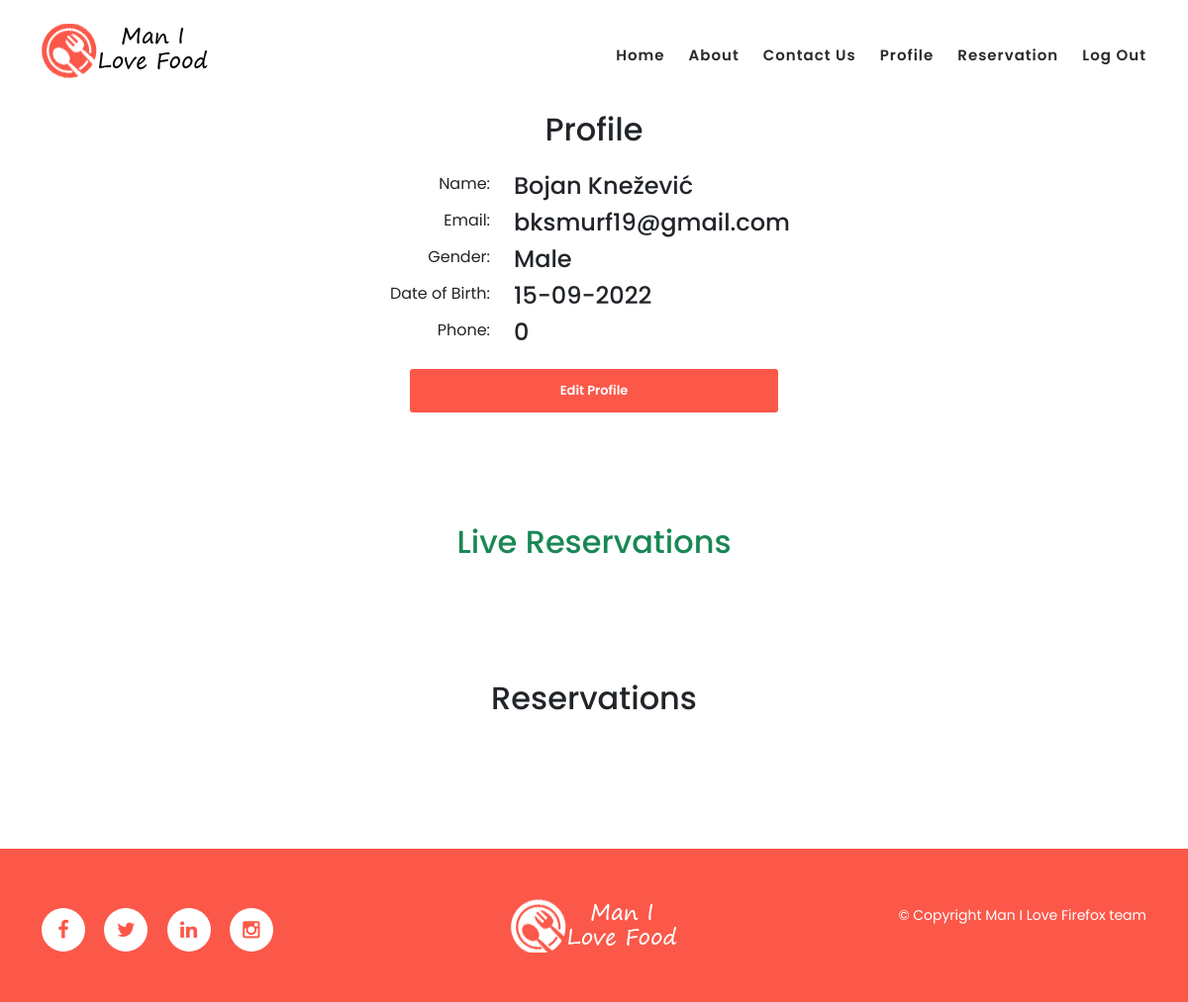
The app's page /profile.php (signed in), older data.
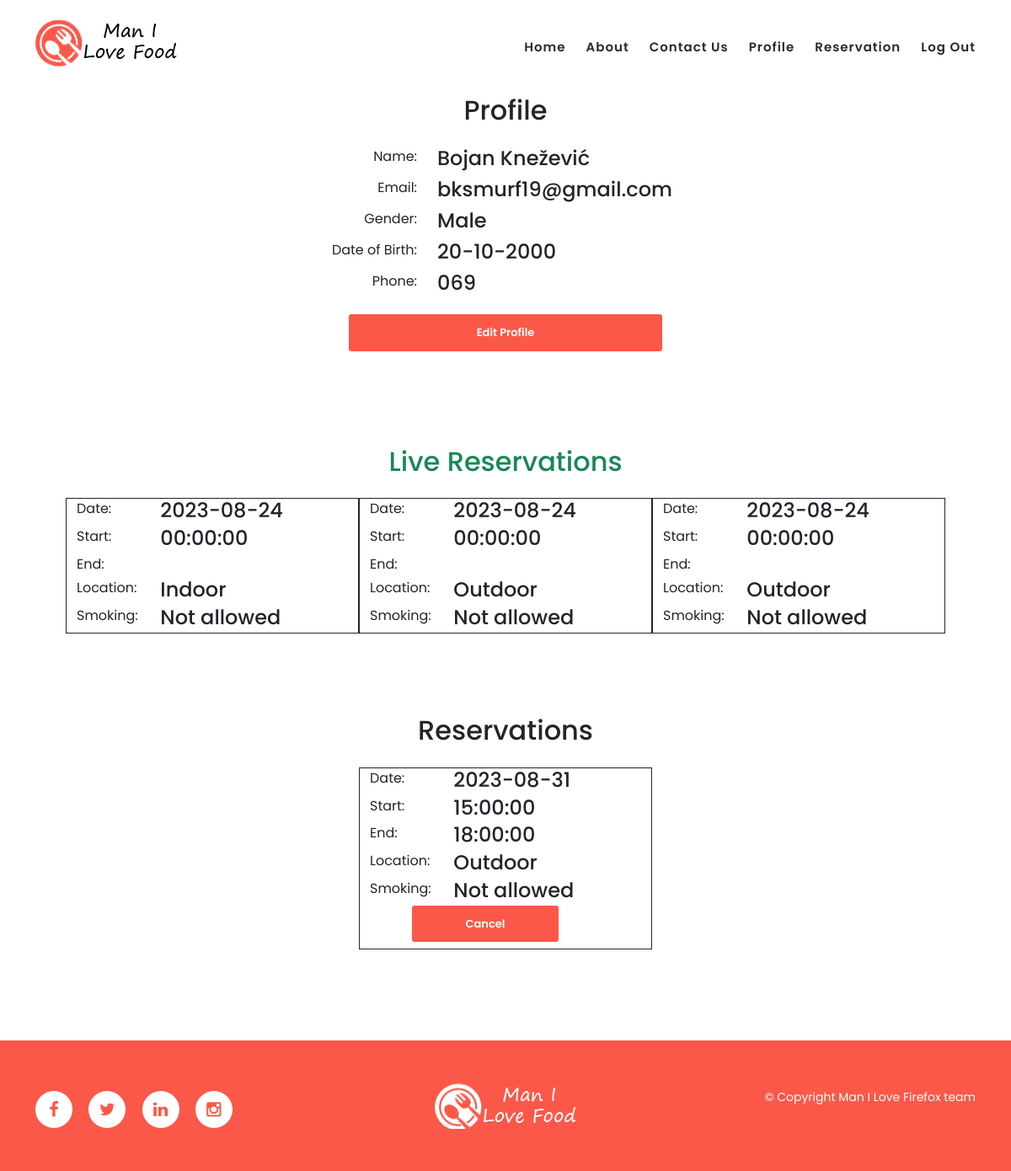
The same page, newer data.
### tables this page shows
CREATE TABLE `accounts` (
  `id` int(11) NOT NULL,
  `first_name` varchar(50) NOT NULL,
  `last_name` varchar(50) NOT NULL,
  `email` varchar(100) NOT NULL,
  `gender` enum('Male','Female','Other') NOT NULL,
  `date_of_birth` date DEFAULT NULL,
  `phone` varchar(20) DEFAULT NULL,
  `password` varchar(255) NOT NULL,
  `created_at` timestamp NOT NULL DEFAULT current_timestamp()
);

CREATE TABLE `reservations` (
  `reservation_id` int(11) NOT NULL,
  `account_id` int(11) NOT NULL,
  `table_id` int(11) DEFAULT NULL,
  `status` enum('arriving','seated','ordered','served','paid','cancelled') NOT NULL,
  `reservation_date` date NOT NULL,
  `reservation_time` time NOT NULL,
  `reservation_end` time DEFAULT NULL,
  `reservation_code` varchar(20) DEFAULT NULL
);

CREATE TABLE `tables` (
  `table_id` int(11) NOT NULL,
  `num_seats` int(11) NOT NULL,
  `location` enum('Indoor','Outdoor','Balcony') NOT NULL DEFAULT 'Indoor',
  `smoking` tinyint(1) NOT NULL DEFAULT 0
);

### functions.php (called while the page is built, shortened)
<?php
function reverseFormatDate($inputDate): false|string
{
    $dateObj = DateTime::createFromFormat('Y-m-d', $inputDate);
    if($dateObj) {
        return $dateObj->format('d-m-Y');
    }
    else{
        return false;
    }
}
function getReservationTime($time): false|string
{
    return match ($time) {
        'Breakfast' => '07:00',
        'Lunch' => '12:00',
        'Dinner' => '18:00',
        default => false,
    };
}

### profile.php (the view, shortened to what the changed rows need)
<?php
require "template/header.php";
require "functions.php";
if (!$_SESSION['logged_in']) {
    header("location: login.php");
    exit();
}
else{
    $email = $_SESSION['email'];
    $conn = connect();
    $stmt = $conn->prepare("SELECT id, first_name, last_name, gender, date_of_birth, phone FROM accounts WHERE email=?");
    $stmt->execute([$email]);
    $result = $stmt->fetch();
    $fname = $result['first_name'];
    $lname = $result['last_name'];
    $gender = $result['gender'];
    $rawDate = $result['date_of_birth'];
    $phone = $result['phone'];
    $id = $result['id'];
    $dob = reverseFormatDate($rawDate);
}
?>
<section id="profileData" class="my-3 py-5">
    <div class="container mt-5">
        <div class="row justify-content-center">
            <div class="col-lg-12 text-center mb-4">
                <h2>Profile</h2>
            </div>
            <div class="row mb-2">
                <div class="col-md-7">
                    <h4><?php echo $fname . ' ' . $lname; ?></h4>
                </div>
            </div>
            <div class="row mb-2">
                <div class="col-md-7">
                    <h4><?php echo $gender; ?></h4>
                </div>
            </div>
            <div class="row mb-2">
                <div class="col-md-7">
                    <h4><?php echo $dob; ?></h4>
                </div>
            </div>
            <div class="row mb-2">
                <div class="col-md-7">
                    <h4><?php echo $phone; ?></h4>
                </div>
            </div>
        </div>
    </div>
</section>
<section id="profileReservations">
    <div class="container">
        <div class="row d-flex justify-content-center p-5">
            <div class="col-lg-12 text-center mb-4">
                <h2 class="text-success">Live Reservations</h2>
            </div>
            <?php
            $stmt = $conn->prepare("SELECT * FROM reservations WHERE account_id = $id");
            $stmt->execute();
            $reservations = $stmt->fetchAll(PDO::FETCH_ASSOC);
            foreach ($reservations as $reservation) {
                $status = $reservation['status'];
                $reservationDate = $reservation['reservation_date'];
                $reservationTime = $reservation['reservation_time'];
                $reservationEnd = $reservation['reservation_end'];
                $tableId = $reservation['table_id'];
                $stmt = $conn->prepare("SELECT location, smoking FROM tables WHERE table_id =?");
                $stmt->execute([$tableId]);
                $result = $stmt->fetch();
                $location = $result['location'];
                $smoking = ($result['smoking']) ? 'Allowed' : 'Not allowed';
                $currentDateTime = new DateTime();
                $reservationDateTime = new DateTime($reservationDate . ' ' . getReservationTime($reservationTime));
                $fourHoursBefore = clone $reservationDateTime;
                $fourHoursBefore->modify('-4 hours');
                if($status != 'paid' && $status !='cancelled' && $currentDateTime > $fourHoursBefore && $currentDateTime->format('Y-m-d') == $reservationDate) {
                    echo '<div class="col-sm-4 border border-dark">
                            <div class="row text-center">
                                <div class="row">
                                    <div class="row mb-1">
                                        <div class="col-md-4 text-sm-start">
                                            <label class="font-weight-bold">Date:</label>
                                        </div>
                                        <div class="col-md-8 text-md-start">
                                            <h4>' . $reservationDate . '</h4>
                                        </div>
                                    </div>
                                    <div class="row mb-1">
                                        <div class="col-md-4 text-sm-start">
                                            <label class="font-weight-bold">Start:</label>
                                        </div>
                                        <div class="col-md-8 text-md-start">
                                            <h4>' . $reservationTime . '</h4>
                                        </div>
                                    </div>
                                    <div class="row mb-1">
                                        <div class="col-md-4 text-sm-start">
                                            <label class="font-weight-bold">End:</label>
                                        </div>
                                        <div class="col-md-8 text-md-start">
                                            <h4>' . $reservationEnd . '</h4>
                                        </div>
                                    </div>
                                    <div class="row mb-1">
                                        <div class="col-md-4 text-sm-start">
                                            <label class="font-weight-bold">Location:</label>
                                        </div>
                                        <div class="col-md-8 text-md-start">
                                            <h4>' . $location . '</h4>
                                        </div>
                                    </div>
                                    <div class="row mb-1">
                                        <div class="col-md-4 text-sm-start">
                                            <label class="font-weight-bold">Smoking:</label>
                                        </div>
                                        <div class="col-md-8 text-md-start">
                                            <h4>' . $smoking . '</h4>
                                        </div>
                                    </div>
                                </div>
                            </div>
                        </div> ';
                }
            }
            ?>
        </div>
        <div class="row d-flex justify-content-center p-5">
            <div class="col-lg-12 text-center mb-4">
                <h2>Reservations</h2>
            </div>
            <?php
            $stmt = $conn->prepare("SELECT * FROM reservations WHERE account_id = $id");
            $stmt->execute();
            $reservations = $stmt->fetchAll(PDO::FETCH_ASSOC);
            foreach ($reservations as $reservation) {
                $reservationId = $reservation['reservation_id'];
                $status = $reservation['status'];
                $reservationDate = $reservation['reservation_date'];
                $reservationTime = $reservation['reservation_time'];
                $reservationEnd = $reservation['reservation_end'];
                $tableId = $reservation['table_id'];
                $stmt = $conn->prepare("SELECT location, smoking FROM tables WHERE table_id =?");
                $stmt->execute([$tableId]);
                $result = $stmt->fetch();
                $location = $result['location'];
                $smoking = ($result['smoking']) ? 'Allowed' : 'Not allowed';
                $currentDateTime = new DateTime();
                $reservationDateTime = new DateTime($reservationDate . ' ' . getReservationTime($reservationTime));
                $fourHoursBefore = clone $reservationDateTime;
                $fourHoursBefore->modify('-4 hours');
                if($status != 'paid' && $status !='cancelled' && $currentDateTime < $fourHoursBefore) {
                    echo '<div class="col-sm-4 border border-dark">
                           <form id="cancelReservation_'.$reservationId.'" method="post" onsubmit="return false;">
                                <div class="row text-center">
                                    <div class="row">
                                        <div class="row mb-1">
                                            <div class="col-md-4 text-sm-start">
                                                <label class="font-weight-bold">Date:</label>
                                            </div>
                                            <div class="col-md-8 text-md-start">
                                                <h4>' . $reservationDate . '</h4>
                                            </div>
                                        </div>
                                        <div class="row mb-1">
                                            <div class="col-md-4 text-sm-start">
                                                <label class="font-weight-bold">Start:</label>
                                            </div>
                                            <div class="col-md-8 text-md-start">
                                                <h4>' . $reservationTime . '</h4>
                                            </div>
                                        </div>
                                        <div class="row mb-1">
                                            <div class="col-md-4 text-sm-start">
                                                <label class="font-weight-bold">End:</label>
                                            </div>
                                            <div class="col-md-8 text-md-start">
                                                <h4>' . $reservationEnd . '</h4>
                                            </div>
                                        </div>
                                        <div class="row mb-1">
                                            <div class="col-md-4 text-sm-start">
                                                <label class="font-weight-bold">Location:</label>
                                            </div>
                                            <div class="col-md-8 text-md-start">
                                                <h4>' . $location . '</h4>
                                            </div>
                                        </div>
                                        <div class="row mb-1">
                                            <div class="col-md-4 text-sm-start">
                                                <label class="font-weight-bold">Smoking:</label>
                                            </div>
                                            <div class="col-md-8 text-md-start">
                                                <h4>' . $smoking . '</h4>
                                            </div>
                                        </div>
                                        <div class="row my-2 d-flex justify-content-center">
                                            <div class="col-md-8">
                                               <input type="submit" class="btnMain" value="Cancel" onclick="cancelReservation('.$reservationId.')">
                                            </div>
                                        </div>
                                    </div>
                                </div>
                            </form>
                        </div> ';
                }
            }
            ?>
        </div>
    </div>
</section>
<?php require "template/footer.php"; ?>

Row changes from the older to the newer data that the page shows:
changed accounts "Bojan": date_of_birth "15-09-2022" → "20-10-2000"; phone "0" → "069"
added reservations: reservation_date "2023-08-24", reservation_time "00:00:00", table.location "Indoor", table.smoking "Not allowed", shown under "Live Reservations"
added reservations: reservation_date "2023-08-24", reservation_time "00:00:00", table.location "Outdoor", table.smoking "Not allowed", shown under "Live Reservations"
added reservations: reservation_date "2023-08-24", reservation_time "00:00:00", table.location "Outdoor", table.smoking "Not allowed", shown under "Live Reservations"
added reservations: reservation_date "2023-08-31", reservation_time "15:00:00", reservation_end "18:00:00", table.location "Outdoor", table.smoking "Not allowed", shown under "Reservations"
